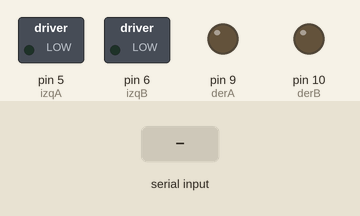
A sketch run on a simulated Arduino Uno, built with avr-gcc and run on an emulated ATmega328P. Parts: switched loads named in the sketch (green lamp = pin HIGH), output pins drawn as LEDs (lit = HIGH). Inputs (shaded band) come from the test bench.

Above: at 1.2 s.
1.3 s: "e" received over Serial
At 2.5 s:
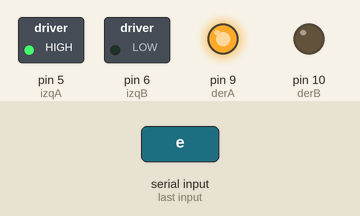
2.8 s: "b" received over Serial
At 3.7 s:
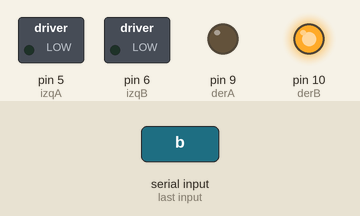
4.3 s: "d" received over Serial
At 4.8 s:
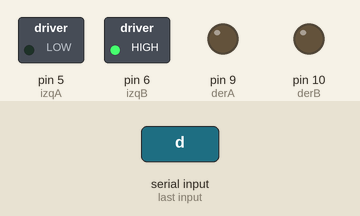
5.8 s: "a" received over Serial
At 7.0 s:
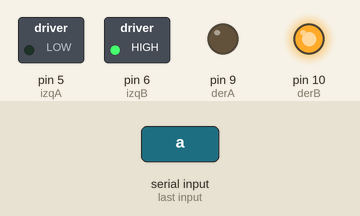
7.3 s: "c" received over Serial
At 8.3 s:
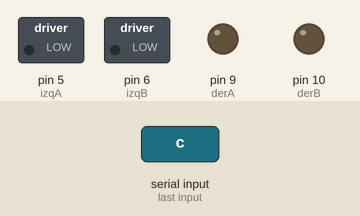
Timing chart, 0 to 9.8 s (numbered marks = the images above; inputs shaded):
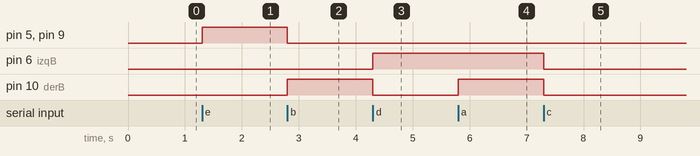

The sketch:

Arduino_Bluetooth.ino
```cpp
/* Coche Inalambrico Bluetooth por Radio Control
ARDUINO   L293D(Puente H)
  5          10
  6          15
  9          7
  10         2
  5V         1, 9, 16
  GND        4, 5, 12, 13

  El motor 1 se conecta a los pines 3 y 6 del Puente H
  El motor 2 se conecta a los pines 11 y 14 del Puente H

  La fuente de alimentacion de los Motores se conecta a tierra y
  el positivo al pin 8 del puennte H.

Conexion del Modulo Bluetooth HC-06 y el Arduino
ARDUINO    Bluetooth HC-06
 0 (RX)       TX
 1 (TX)       RX
 5V           VCC
 GND          GND
!!Cuidado!! Las conexiones de TX y RX al modulo Bluetooth deben estar desconectadas
en el momento que se realiza la carga del codigo (Sketch) al Arduino.

*/
int izqA = 5;
int izqB = 6;
int derA = 9;
int derB = 10;
int vel = 255;
int estado = 'g';

void setup()  {
  Serial.begin(9600);
  pinMode(derA, OUTPUT);
  pinMode(derB, OUTPUT);
  pinMode(izqA, OUTPUT);
  pinMode(izqB, OUTPUT);
 }

void loop()  {

  if(Serial.available()>0){
      estado = Serial.read();
  }
  if(estado=='e'){
      analogWrite(derB, 0);
      analogWrite(izqB, 0);
      analogWrite(derA, vel);
      analogWrite(izqA, vel);
  }
  if(estado=='b'){
      analogWrite(derB, vel);
      analogWrite(izqB, 0);
      analogWrite(derA, 0);
      analogWrite(izqA, 0);
  }
  if(estado=='c'){
      analogWrite(derB, 0);
      analogWrite(izqB, 0);
      analogWrite(derA, 0);
      analogWrite(izqA, 0);
  }
  if(estado=='d'){
       analogWrite(derB, 0);
       analogWrite(izqB, vel);
       analogWrite(izqA, 0);
       analogWrite(derA, 0);
  }

  if(estado=='a'){
       analogWrite(derA, 0);
       analogWrite(izqA, 0);
       analogWrite(derB, vel);
       analogWrite(izqB, vel);

  }
}
```

Measured:
- after the input at 1.3 s, pin 5 (izqA), pin 9 (derA): LOW → HIGH at once
- after the input at 2.8 s, pin 5 (izqA), pin 9 (derA): HIGH → LOW at once; pin 10 (derB): LOW → HIGH at once
- after the input at 4.3 s, pin 6 (izqB): LOW → HIGH at once; pin 10 (derB): HIGH → LOW at once
- after the input at 5.8 s, pin 10 (derB): LOW → HIGH at once
- after the input at 7.3 s, pin 6 (izqB), pin 10 (derB): HIGH → LOW at once
